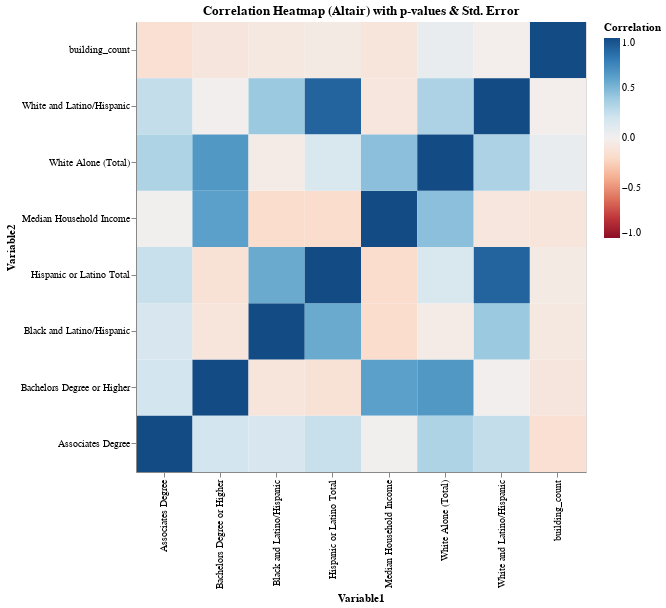

Here is the notebook cell this chart was saved with:
### Code cell
#| echo: true
#| code-fold: true

corr_long = corr_df.stack().reset_index()
corr_long.columns = ["Variable1", "Variable2", "Correlation"]

pval_long = pval_df.stack().reset_index()
pval_long.columns = ["Variable1", "Variable2", "p_value"]

stderr_long = stderr_df.stack().reset_index()
stderr_long.columns = ["Variable1", "Variable2", "std_err"]


merged_long = (
    corr_long
    .merge(pval_long, on=["Variable1", "Variable2"], how="left")
    .merge(stderr_long, on=["Variable1", "Variable2"], how="left")
)


heatmap = alt.Chart(merged_long).mark_rect().encode(
    x=alt.X('Variable1:O', sort=sorted(merged_long["Variable1"].unique())),
    y=alt.Y('Variable2:O', sort=sorted(merged_long["Variable2"].unique()), scale=alt.Scale(reverse=True)),
    color=alt.Color('Correlation:Q',
                    scale=alt.Scale(scheme='redblue', domain=(-1,1))),
    tooltip=[
        alt.Tooltip('Variable1:N'),
        alt.Tooltip('Variable2:N'),
        alt.Tooltip('Correlation:Q', format=".3f"),
        alt.Tooltip('p_value:Q', format=".3g"),
        alt.Tooltip('std_err:Q', format=".3g")
    ]
).properties(
    width=450,
    height=450,
    title="Correlation Heatmap (Altair) with p-values & Std. Error"
)


heatmap.display()

### Figure 1 — Vega-Lite specification as saved in the notebook (floating-point values rounded to 4 significant figures)
{"config": {"view": {"continuousWidth": 300, "continuousHeight": 300}}, "data": {"name": "data-5c98cf56fb60506c6449257c62da051b"}, "mark": {"type": "rect"}, "encoding": {"color": {"field": "Correlation", "scale": {"domain": [-1, 1], "scheme": "redblue"}, "type": "quantitative"}, "tooltip": [{"field": "Variable1", "type": "nominal"}, {"field": "Variable2", "type": "nominal"}, {"field": "Correlation", "format": ".3f", "type": "quantitative"}, {"field": "p_value", "format": ".3g", "type": "quantitative"}, {"field": "std_err", "format": ".3g", "type": "quantitative"}], "x": {"field": "Variable1", "sort": ["Associates Degree", "Bachelors Degree or Higher", "Black and Latino/Hispanic", "Hispanic or Latino Total", "Median Household Income", "White Alone (Total)", "White and Latino/Hispanic", "building_count"], "type": "ordinal"}, "y": {"field": "Variable2", "scale": {"reverse": true}, "sort": ["Associates Degree", "Bachelors Degree or Higher", "Black and Latino/Hispanic", "Hispanic or Latino Total", "Median Household Income", "White Alone (Total)", "White and Latino/Hispanic", "building_count"], "type": "ordinal"}}, "height": 450, "title": "Correlation Heatmap (Altair) with p-values & Std. Error", "width": 450, "$schema": "https://vega.github.io/schema/vega-lite/v5.14.1.json", "datasets": {"data-5c98cf56fb60506c6449257c62da051b": [{"Variable1": "Median Household Income", "Variable2": "Median Household Income", "Correlation": 1.0, "p_value": 0.0, "std_err": 0.0}, {"Variable1": "Median Household Income", "Variable2": "Bachelors Degree or Higher", "Correlation": 0.6078, "p_value": 1.449e-42, "std_err": 0.03941}, {"Variable1": "Median Household Income", "Variable2": "Associates Degree", "Correlation": 0.008413, "p_value": 0.8655, "std_err": 0.04963}, {"Variable1": "Median Household Income", "Variable2": "building_count", "Correlation": -0.1026, "p_value": 0.03828, "std_err": 0.04937}, {"Variable1": "Median Household Income", "Variable2": "Black and Latino/Hispanic", "Correlation": -0.1814, "p_value": 0.0002293, "std_err": 0.04881}, {"Variable1": "Median Household Income", "Variable2": "White and Latino/Hispanic", "Correlation": -0.09304, "p_value": 0.06045, "std_err": 0.04941}, {"Variable1": "Median Household Income", "Variable2": "White Alone (Total)", "Correlation": 0.4554, "p_value": 2.803e-22, "std_err": 0.04419}, {"Variable1": "Median Household Income", "Variable2": "Hispanic or Latino Total", "Correlation": -0.1779, "p_value": 0.0003053, "std_err": 0.04884}, {"Variable1": "Bachelors Degree or Higher", "Variable2": "Median Household Income", "Correlation": 0.6078, "p_value": 1.449e-42, "std_err": 0.03941}, {"Variable1": "Bachelors Degree or Higher", "Variable2": "Bachelors Degree or Higher", "Correlation": 1.0, "p_value": 0.0, "std_err": 0.0}, {"Variable1": "Bachelors Degree or Higher", "Variable2": "Associates Degree", "Correlation": 0.1968, "p_value": 6.256e-05, "std_err": 0.04866}, {"Variable1": "Bachelors Degree or Higher", "Variable2": "building_count", "Correlation": -0.09935, "p_value": 0.04489, "std_err": 0.04938}, {"Variable1": "Bachelors Degree or Higher", "Variable2": "Black and Latino/Hispanic", "Correlation": -0.1002, "p_value": 0.04301, "std_err": 0.04938}, {"Variable1": "Bachelors Degree or Higher", "Variable2": "White and Latino/Hispanic", "Correlation": -0.007511, "p_value": 0.8798, "std_err": 0.04963}, {"Variable1": "Bachelors Degree or Higher", "Variable2": "White Alone (Total)", "Correlation": 0.6463, "p_value": 1.297e-49, "std_err": 0.03787}, {"Variable1": "Bachelors Degree or Higher", "Variable2": "Hispanic or Latino Total", "Correlation": -0.1317, "p_value": 0.007723, "std_err": 0.0492}, {"Variable1": "Associates Degree", "Variable2": "Median Household Income", "Correlation": 0.008413, "p_value": 0.8655, "std_err": 0.04963}, {"Variable1": "Associates Degree", "Variable2": "Bachelors Degree or Higher", "Correlation": 0.1968, "p_value": 6.256e-05, "std_err": 0.04866}, {"Variable1": "Associates Degree", "Variable2": "Associates Degree", "Correlation": 1.0, "p_value": 0.0, "std_err": 0.0}, {"Variable1": "Associates Degree", "Variable2": "building_count", "Correlation": -0.1495, "p_value": 0.002466, "std_err": 0.04907}, {"Variable1": "Associates Degree", "Variable2": "Black and Latino/Hispanic", "Correlation": 0.1712, "p_value": 0.0005136, "std_err": 0.0489}, {"Variable1": "Associates Degree", "Variable2": "White and Latino/Hispanic", "Correlation": 0.2558, "p_value": 1.618e-07, "std_err": 0.04798}, {"Variable1": "Associates Degree", "Variable2": "White Alone (Total)", "Correlation": 0.337, "p_value": 2.719e-12, "std_err": 0.04673}, {"Variable1": "Associates Degree", "Variable2": "Hispanic or Latino Total", "Correlation": 0.239, "p_value": 1.042e-06, "std_err": 0.04819}, {"Variable1": "building_count", "Variable2": "Median Household Income", "Correlation": -0.1026, "p_value": 0.03828, "std_err": 0.04937}, {"Variable1": "building_count", "Variable2": "Bachelors Degree or Higher", "Correlation": -0.09935, "p_value": 0.04489, "std_err": 0.04938}, {"Variable1": "building_count", "Variable2": "Associates Degree", "Correlation": -0.1495, "p_value": 0.002466, "std_err": 0.04907}, {"Variable1": "building_count", "Variable2": "building_count", "Correlation": 1.0, "p_value": 0.0, "std_err": 0.0}, {"Variable1": "building_count", "Variable2": "Black and Latino/Hispanic", "Correlation": -0.07342, "p_value": 0.1388, "std_err": 0.0495}, {"Variable1": "building_count", "Variable2": "White and Latino/Hispanic", "Correlation": -0.0142, "p_value": 0.7749, "std_err": 0.04962}, {"Variable1": "building_count", "Variable2": "White Alone (Total)", "Correlation": 0.06131, "p_value": 0.2165, "std_err": 0.04954}, {"Variable1": "building_count", "Variable2": "Hispanic or Latino Total", "Correlation": -0.05488, "p_value": 0.2688, "std_err": 0.04955}, {"Variable1": "Black and Latino/Hispanic", "Variable2": "Median Household Income", "Correlation": -0.1814, "p_value": 0.0002293, "std_err": 0.04881}, {"Variable1": "Black and Latino/Hispanic", "Variable2": "Bachelors Degree or Higher", "Correlation": -0.1002, "p_value": 0.04301, "std_err": 0.04938}, {"Variable1": "Black and Latino/Hispanic", "Variable2": "Associates Degree", "Correlation": 0.1712, "p_value": 0.0005136, "std_err": 0.0489}, {"Variable1": "Black and Latino/Hispanic", "Variable2": "building_count", "Correlation": -0.07342, "p_value": 0.1388, "std_err": 0.0495}, {"Variable1": "Black and Latino/Hispanic", "Variable2": "Black and Latino/Hispanic", "Correlation": 1.0, "p_value": 0.0, "std_err": 0.0}, {"Variable1": "Black and Latino/Hispanic", "Variable2": "White and Latino/Hispanic", "Correlation": 0.4052, "p_value": 1.488e-17, "std_err": 0.04537}, {"Variable1": "Black and Latino/Hispanic", "Variable2": "White Alone (Total)", "Correlation": -0.03522, "p_value": 0.478, "std_err": 0.0496}, {"Variable1": "Black and Latino/Hispanic", "Variable2": "Hispanic or Latino Total", "Correlation": 0.5595, "p_value": 5.54e-35, "std_err": 0.04113}, {"Variable1": "White and Latino/Hispanic", "Variable2": "Median Household Income", "Correlation": -0.09304, "p_value": 0.06045, "std_err": 0.04941}, {"Variable1": "White and Latino/Hispanic", "Variable2": "Bachelors Degree or Higher", "Correlation": -0.007511, "p_value": 0.8798, "std_err": 0.04963}, {"Variable1": "White and Latino/Hispanic", "Variable2": "Associates Degree", "Correlation": 0.2558, "p_value": 1.618e-07, "std_err": 0.04798}, {"Variable1": "White and Latino/Hispanic", "Variable2": "building_count", "Correlation": -0.0142, "p_value": 0.7749, "std_err": 0.04962}, {"Variable1": "White and Latino/Hispanic", "Variable2": "Black and Latino/Hispanic", "Correlation": 0.4052, "p_value": 1.488e-17, "std_err": 0.04537}, {"Variable1": "White and Latino/Hispanic", "Variable2": "White and Latino/Hispanic", "Correlation": 1.0, "p_value": 0.0, "std_err": 0.0}, {"Variable1": "White and Latino/Hispanic", "Variable2": "White Alone (Total)", "Correlation": 0.3408, "p_value": 1.499e-12, "std_err": 0.04666}, {"Variable1": "White and Latino/Hispanic", "Variable2": "Hispanic or Latino Total", "Correlation": 0.8871, "p_value": 2.002e-138, "std_err": 0.0229}, {"Variable1": "White Alone (Total)", "Variable2": "Median Household Income", "Correlation": 0.4554, "p_value": 2.803e-22, "std_err": 0.04419}, {"Variable1": "White Alone (Total)", "Variable2": "Bachelors Degree or Higher", "Correlation": 0.6463, "p_value": 1.297e-49, "std_err": 0.03787}, {"Variable1": "White Alone (Total)", "Variable2": "Associates Degree", "Correlation": 0.337, "p_value": 2.719e-12, "std_err": 0.04673}, {"Variable1": "White Alone (Total)", "Variable2": "building_count", "Correlation": 0.06131, "p_value": 0.2165, "std_err": 0.04954}, {"Variable1": "White Alone (Total)", "Variable2": "Black and Latino/Hispanic", "Correlation": -0.03522, "p_value": 0.478, "std_err": 0.0496}, {"Variable1": "White Alone (Total)", "Variable2": "White and Latino/Hispanic", "Correlation": 0.3408, "p_value": 1.499e-12, "std_err": 0.04666}, {"Variable1": "White Alone (Total)", "Variable2": "White Alone (Total)", "Correlation": 1.0, "p_value": 0.0, "std_err": 0.0}, {"Variable1": "White Alone (Total)", "Variable2": "Hispanic or Latino Total", "Correlation": 0.158, "p_value": 0.001363, "std_err": 0.04901}, {"Variable1": "Hispanic or Latino Total", "Variable2": "Median Household Income", "Correlation": -0.1779, "p_value": 0.0003053, "std_err": 0.04884}, {"Variable1": "Hispanic or Latino Total", "Variable2": "Bachelors Degree or Higher", "Correlation": -0.1317, "p_value": 0.007723, "std_err": 0.0492}, {"Variable1": "Hispanic or Latino Total", "Variable2": "Associates Degree", "Correlation": 0.239, "p_value": 1.042e-06, "std_err": 0.04819}, {"Variable1": "Hispanic or Latino Total", "Variable2": "building_count", "Correlation": -0.05488, "p_value": 0.2688, "std_err": 0.04955}, {"Variable1": "Hispanic or Latino Total", "Variable2": "Black and Latino/Hispanic", "Correlation": 0.5595, "p_value": 5.54e-35, "std_err": 0.04113}, {"Variable1": "Hispanic or Latino Total", "Variable2": "White and Latino/Hispanic", "Correlation": 0.8871, "p_value": 2.002e-138, "std_err": 0.0229}, {"Variable1": "Hispanic or Latino Total", "Variable2": "White Alone (Total)", "Correlation": 0.158, "p_value": 0.001363, "std_err": 0.04901}, {"Variable1": "Hispanic or Latino Total", "Variable2": "Hispanic or Latino Total", "Correlation": 1.0, "p_value": 0.0, "std_err": 0.0}]}}
